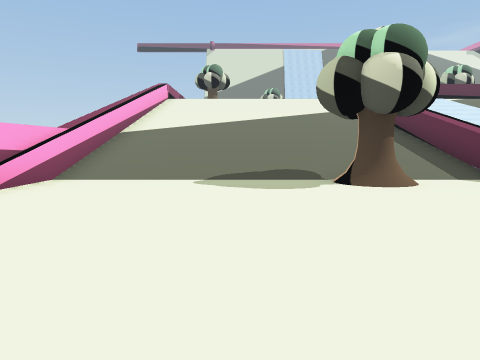
View 1 (above)

21 first-person views from a walk through a 3-D level made in the Unity game engine. The camera is 1.4 m above the floor, tilts 6° down and sees 70° across. The floor is counted in squares, 2 m on a side. Each view is taken from the middle of a square. On the plan, view 1 faces up. The plan holds only what a view shows up to about 11 squares ahead; the rest is blank. The place goes on beyond the plan.

View 2
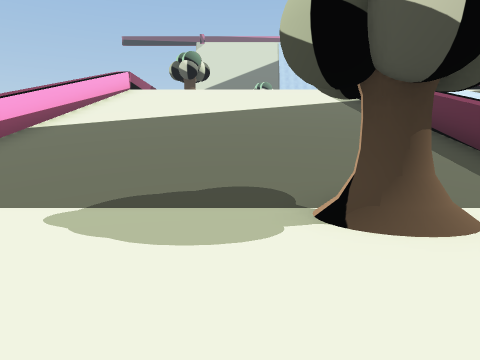

View 3
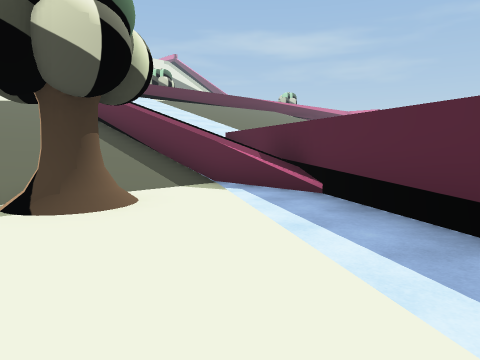

View 4
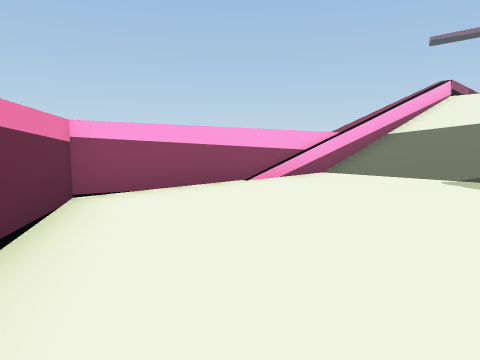

View 5
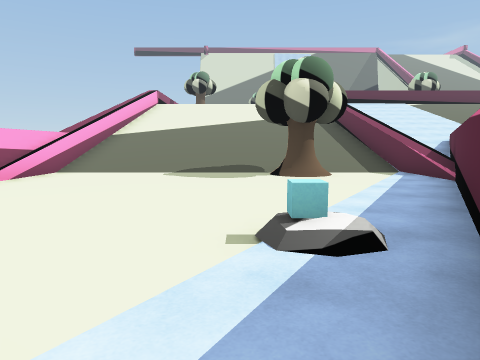

View 6
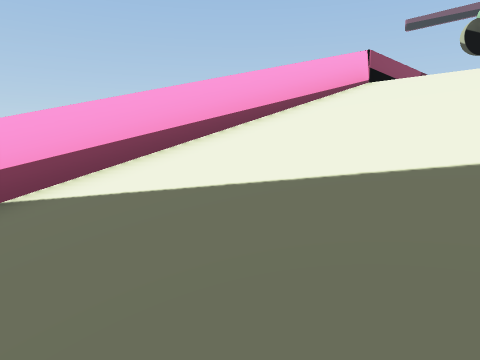

View 7
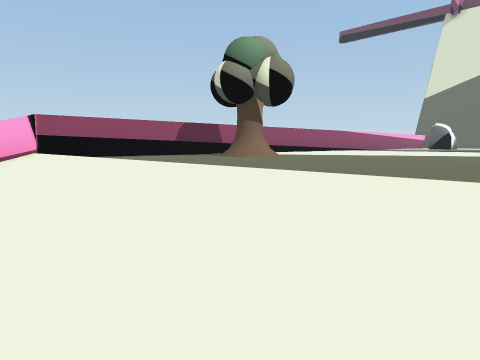

View 8
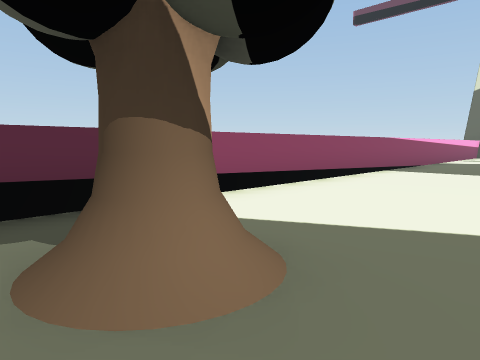

View 9
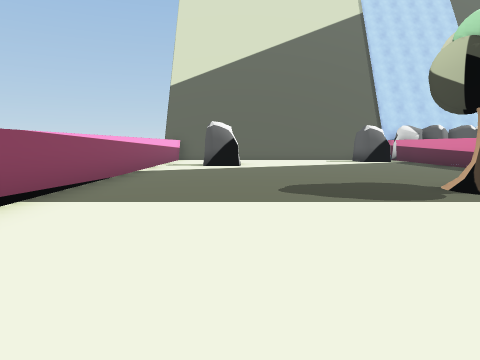

View 10
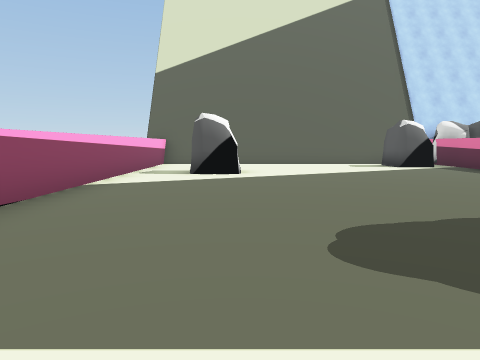

View 11
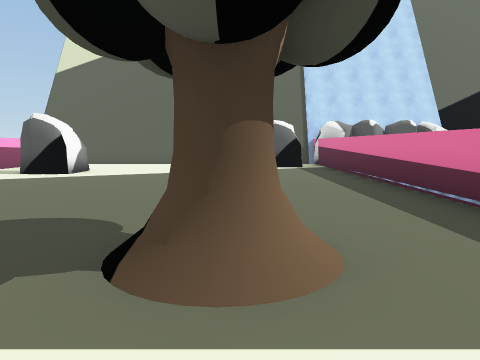

View 12
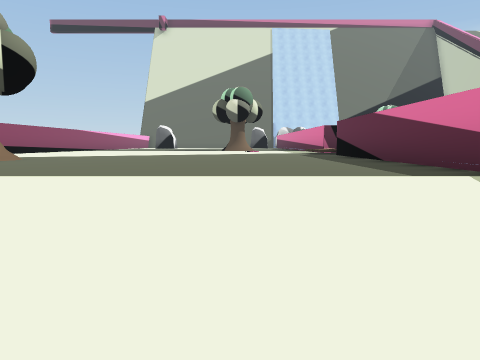

View 13
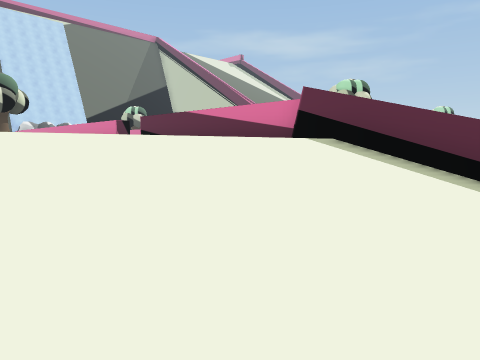

View 14
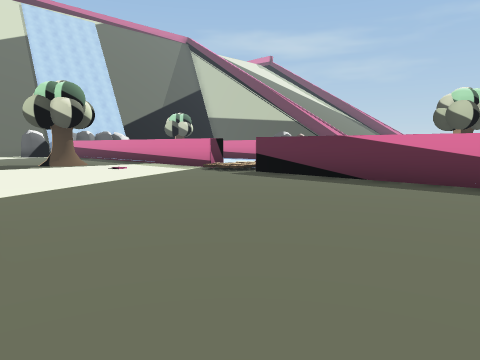

View 15
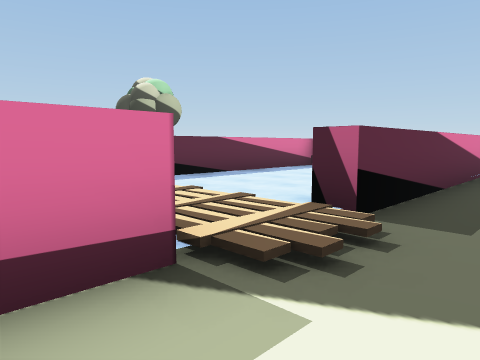

View 16
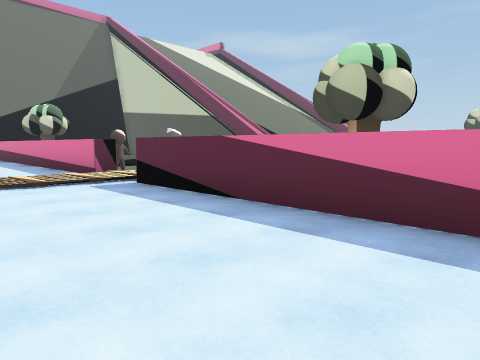

View 17
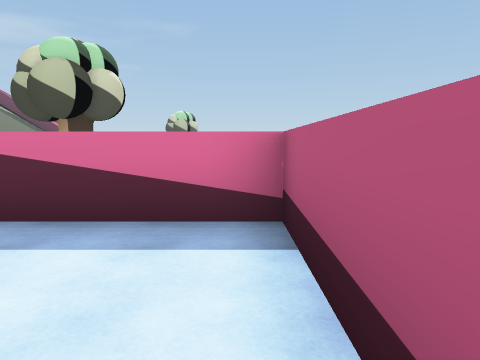

View 18
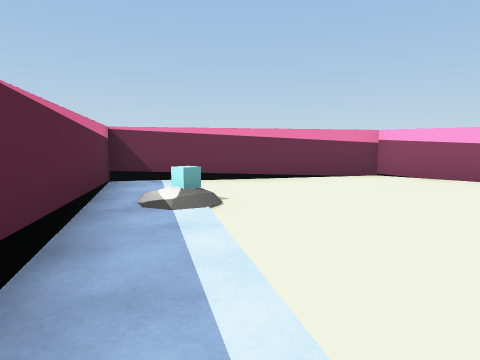

View 19
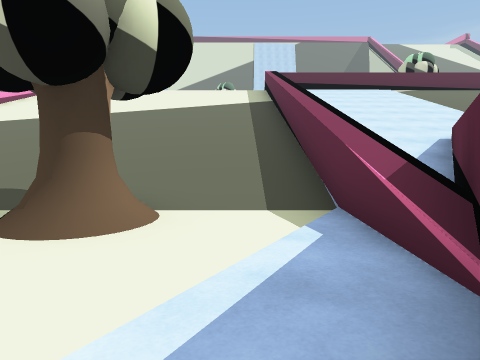

View 20
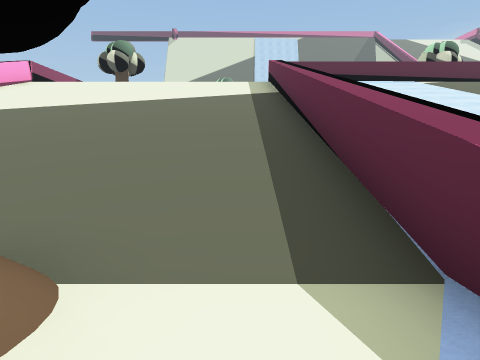

View 21
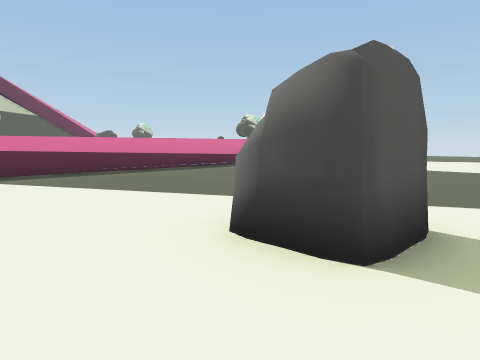

### Floor plan
Key: @ floor where view 1 was taken; # wall or solid block; . main floor; : floor 0.25 m higher than the main floor; - floor 5.75 m lower than the main floor; / step, stairs or slope; ^ raised ledge; T tree; B boulder; O other object.
Columns run from 4 left of view 1 to 11 right of it. Each row starts with its distance up from view 1.
 40 #.......BB
 39 #.........#
 38 #.BB......#
 37 #.BB......#
 36 #.........#
 35 #.........#
 34 #.........#
 33 #.........#
 32 #.........
 31 #......T..   :.#
 30 #........    :.#
 29 #........    :.#
 28 #.........#  :.#
 27 #.........#  :.O
 26 #........///////
 25 #.........//::/#
 24 #.........#:::.#
 23 #.........#:::.#
 22 #.T.......#:::.#
 21 #.........#:::.#
 20 #.........#:::.#
 19 #.........#:::.#
 18 #////////^  ^^^
 17 ^////////^
 16 ^////////^   ^^^
 15 ^////////^  ^^^^
 14 ^////////^ ^^^^^
 13 ^////////^^^^^^^
 12 ^////////^^^^^^
 11 ^////////^^^^^
 10 ^////////^^^^
  9 ^////////^^^^
  8 ^////////^^^
  7 #////////^^^
  6 #-----TT-^#
  5 #--------^#
  4 #--------#
  3 #--------#
  2 #-------#
  1 #------#
  0 ##--@--#
 -1  ###--#
 -2    ##-#
 -3     ###

Positions as (right, up) in squares from view 1, and headings:
1: (0, 0), facing up
2: (1, 3), facing up
3: (1, 2), facing up-right
4: (1, -1), facing up-left
5: (1, -2), facing up
6: (0, 10), facing up-left
7: (4, 16), facing up-left
8: (0, 21), facing up-left
9: (-1, 26), facing up
10: (-1, 29), facing up
11: (3, 29), facing up
12: (3, 16), facing up
13: (0, 15), facing up-right
14: (-1, 19), facing up-right
15: (4, 28), facing down-right
16: (7, 19), facing up-right
17: (7, 19), facing right
18: (4, 4), facing down-left
19: (4, 3), facing up
20: (4, 5), facing up
21: (-3, 40), facing down-right
